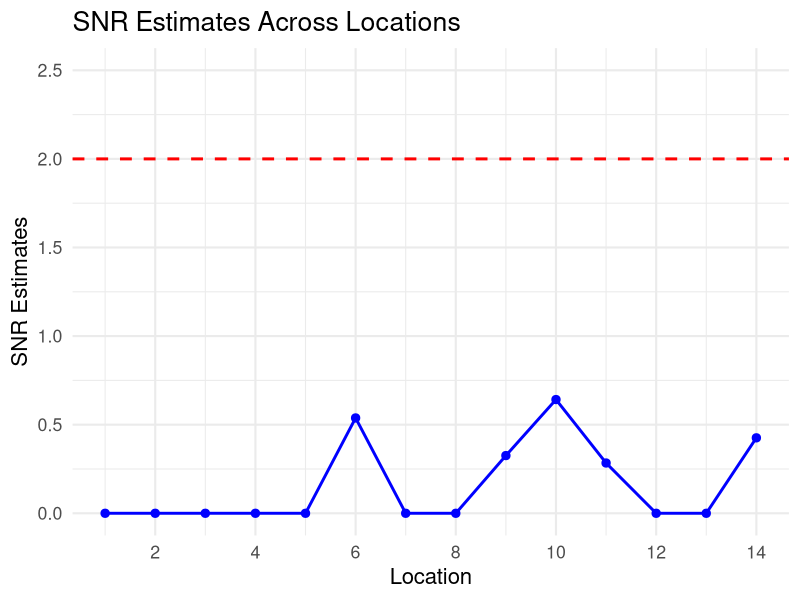

R code for this plot:
#-----------------------------------------------------------
# File: casestudy_msa_variance_estimation.R
# Purpose: 
#     Estimate variance components (sigma2_u, sigma2_e) and SNR
#     for 'sa' and 'sz' surface measurements across 14 locations
#     over 5 days and 3 samples per day.

#     The analysis is performed using base R (no external packages)
#     and follows a classical random effects model framework.
#
# Data structure:
#   - 5 manufacturing cycles (days)
#   - 3 samples per cycle
#   - 14 surface texture measurements per sample
#   - Measurements: 'sa' (arithmetic mean height)
#
# Main steps:
#   1. Reshape long-format measurement data to wide-format matrix
#   2. Compute group means, overall mean, and two mean squares matrices
#   3. Decompose total variation into between- and within-day components
#   4. Estimate sigma2_u, sigma2_e using MLE formula
#   5. Compute SNR per measurement location

# Output:
#   - A data frame (`estimates_df`) with 14 rows (locations) and:
#       * sigma2_u : Between-day variance estimate
#       * sigma2_e : Within-day (residual) variance estimate
#       * SNR      : Signal-to-noise ratio# Output: Data frame of estimated variance components and SNR
#
# Set the working directory to the folder where your dataset (e.g., "surface_data.csv") is stored.
# Author: Banafsheh Lashkari 
# Date: 2025-07-10

#-----------------------------------------------------------

# Modify the path below to match your local file system.
setwd("C:/Users/your_name/your_folder/")
rm(list = ls())

#library(readr)
data <- read.csv("surface_data.csv")

a<- 5
r<- 3

#-----------------------------------------------------------
# Reshape data: convert long-format measurements to a wide-format
# matrix with one row per printed item (day x sample),
# and one column per measurement location (1 to 14)
#-----------------------------------------------------------

row_index <- 1
data_profile <- matrix(nrow = 15, ncol = 16)
for (d in 1:5){
  for (s in 1:3){
    subset_data <- data[data$day == d & data$sample == s, ]
    
    
    data_profile[row_index,] <- c(d,s,subset_data$sa) 
    # Use 'subset_data$sa' instead of 'sz' if analyzing 'sa' values
    row_index <- row_index + 1
  }
}

data_df <- as.data.frame(data_profile)
colnames(data_df) <- c("day", "sample", paste0("loc_", 1:14))

# Use 'data$sz' instead of 'sz' if analyzing 'sa' values
data_matrix <- matrix(data$sa, nrow = 15, byrow = TRUE)

#-----------------------------------------------------------
# Compute group means: mean profile of 14 locations for each day
# Overall mean: grand average profile across all items
#-----------------------------------------------------------

row_index <- 1
groupmean_profile <- matrix(nrow = 5, ncol = 14)
for (d in 1:5){
  subset_data <- data_df[data_df$day == d, ]
  subset_data <- subset_data[,-(1:2)]  # removing columns 1 and 2
  
  groupmean_profile[row_index,] <-colMeans(subset_data)
  row_index <- row_index + 1
}


overalmean <- colMeans(groupmean_profile)

#-----------------------------------------------------------
# Compute sums of squares:
# SS_u: due to day-to-day variation in mean profiles
# SS_e: due to variation within each day (item-to-item)
# SS_t: total variation across all printed items
#-----------------------------------------------------------

SS_u <- r * colSums((groupmean_profile - matrix(rep(overalmean, a), nrow = a, byrow = TRUE))^2)
SS_e <- colSums((data_matrix -groupmean_profile[rep(1:a, each=3),])^2)
SS_t <- colSums((data_matrix -matrix(rep(overalmean, a*r), nrow = a*r, byrow = TRUE))^2)

#-----------------------------------------------------------
# Compute MLEs of variance components:
# - MS_u: mean square for day effect
# - MS_e: mean square for residual/error
# - sigma2_u: between-day variance component
# - sigma2_e: within-day variance component
# - SNR: signal-to-noise ratio per location
#-----------------------------------------------------------

MS_u <- SS_u/(a-1)
MS_e <- SS_e/(a*(r-1))
beta <- a/(a-1)
sigma2_u = pmax(0, (beta^{-1}*MS_u - MS_e)/r)
sigma2_e = pmin(SS_t/(a*r), MS_e)
SNR_MLE =  sqrt(pmax(0,(1/r*(beta^{-1}*MS_u/MS_e-1))))


#-----------------------------------------------------------
# Combine and export estimates
#-----------------------------------------------------------
# 'estimates_df' contains location-wise variance estimates
# and signal-to-noise ratios. This can be visualized or
# saved for further analysis.

estimates_df <- data.frame(
  location = 1:14,
  sigma2_u = sigma2_u,
  sigma2_e = sigma2_e,
  SNR = SNR_MLE
)

#------------------------------------------------------------
# Plot SNR estimates across 14 locations
#------------------------------------------------------------
# Install ggplot2 if not already installed
# install.packages("ggplot2")

# Load the library
library(ggplot2)

# Create the plot
# Add a horizontal dashed red reference line at SNR = 2
# This value serves as a benchmark threshold for acceptable signal-to-noise ratio


ggplot(estimates_df, aes(x = location, y = SNR)) +
  geom_line(color = "blue", size = 1.0) +
  geom_point(color = "blue", size = 2.5) +
  geom_hline(yintercept = 2, linetype = "dashed", color = "red", size = 1) +
  scale_x_continuous(breaks = seq(2, 14, by = 2)) +
  scale_y_continuous(
    breaks = seq(0, 2.5, by = 0.5),  # Adjust grid breaks
    limits = c(0, 2.5)              # Set y-axis range from 0 to 2.5
  ) +
  labs(
    title = "SNR Estimates Across Locations",
    x = "Location",
    y = "SNR Estimates"
  ) +
  theme_minimal(base_size = 16)
